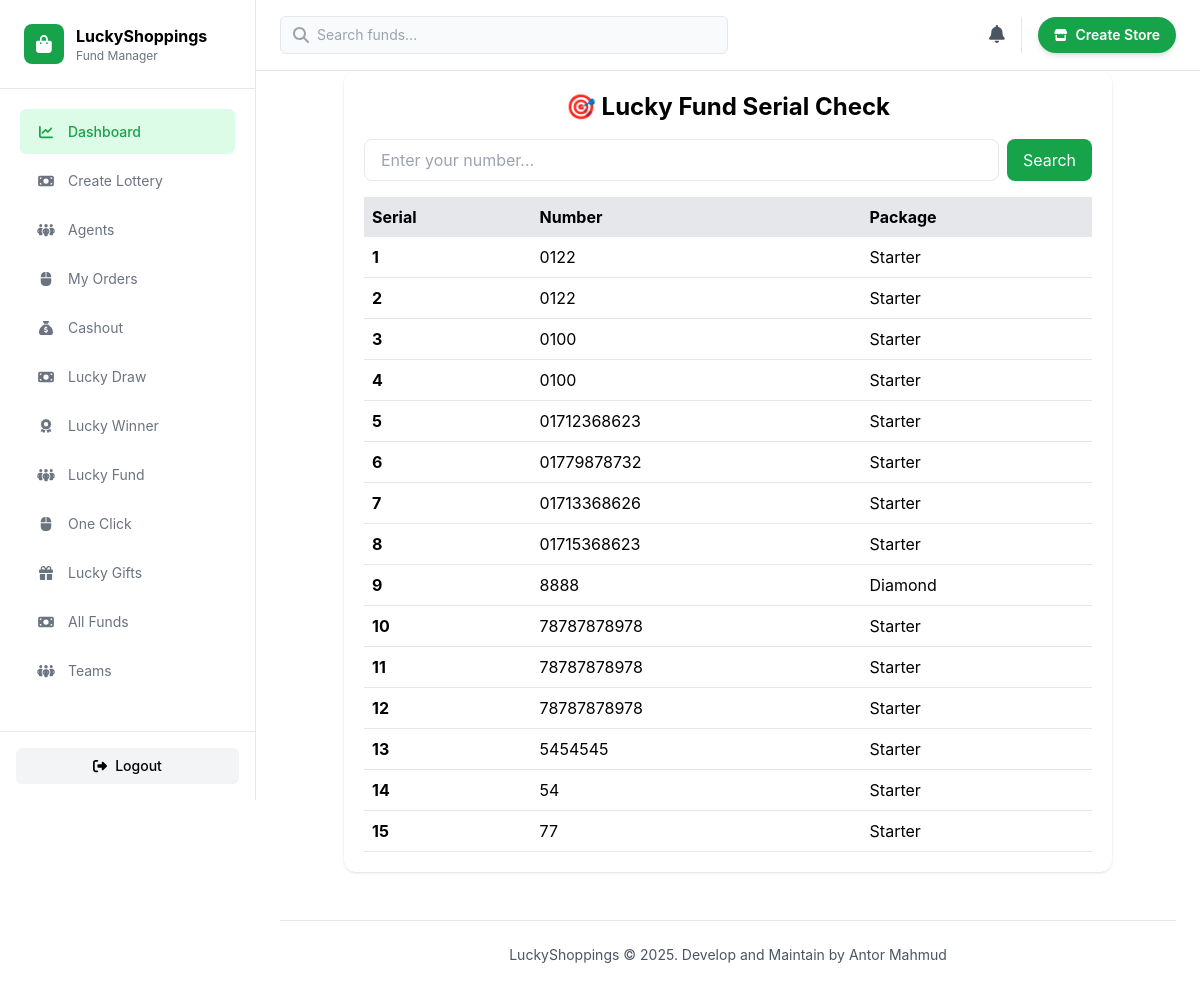
Screenshot of /lucky-fund/ with the database file from the repository.
### base/models.py (models this page shows, shortened)
class BaseModel(models.Model):
    created_at = models.DateTimeField(auto_now_add=True)
    updated_at = models.DateTimeField(auto_now=True)
    is_active = models.BooleanField(default=True)
    class Meta:
        abstract = True
        ordering = ['-created_at']

class LuckyFund(BaseModel):
    number = models.CharField(max_length=20)
    agent = models.ForeignKey(Profile, on_delete=models.CASCADE, related_name='fund_agent', null=True, blank=True)
    profile = models.ForeignKey(Profile, on_delete=models.CASCADE, related_name='lucky_funding')
    package = models.ForeignKey(LuckyPackage, on_delete=models.CASCADE,
    related_name='pack',
    null=True,
    blank=True
    )
    balance = models.IntegerField(default=00)
    is_rewarded = models.BooleanField(default=False)

class LuckyPackage(BaseModel):
    name = models.CharField(max_length=50)
    price = models.IntegerField(default=0)
    reward = models.IntegerField(default=0)

### base/views.py (the view)
# urls.py: path('lucky-fund/', luckyfund_list, name='luckyfund_list'),
def luckyfund_list(request):
    query = request.GET.get('q', '').strip()
    full_ids = list(
        LuckyFund.objects
        .filter(is_rewarded=False)
        .order_by('created_at')
        .values_list('id', flat=True)
    )
    funds = LuckyFund.objects.filter(is_rewarded=False).order_by('created_at')
    if query:
        funds = funds.filter(number__icontains=query)
    result = []
    for fund in funds:
        fund.serial = full_ids.index(fund.id) + 1
        result.append(fund)
    return render(request, 'list.html', {
        'funds': result,
        'query': query,
    })

### templates/list.html
{% extends 'index.html' %}
{% block body %}
<div class="max-w-3xl mx-auto bg-white rounded-xl shadow p-5">
    <h1 class="text-2xl font-bold text-center mb-4">🎯 Lucky Fund Serial Check</h1>
    <form method="get" class="flex gap-2 mb-4">
        <input
            type="text"
            name="q"
            value="{{ query }}"
            placeholder="Enter your number..."
            class="flex-1 px-4 py-2 border rounded-lg focus:outline-none focus:ring"
        >
        <button
            class="bg-green-600 text-white px-4 py-2 rounded-lg hover:bg-green-700"
        >Search</button>
    </form>
    <div class="overflow-x-auto">
        <table class="w-full border-collapse">
            <thead>
                <tr class="bg-gray-200 text-left">
                    <th class="p-2">Serial</th>
                    <th class="p-2">Number</th>
                    <th class="p-2">Package</th>
                </tr>
            </thead>
            <tbody>
                {% for fund in funds %}
                <tr class="border-b hover:bg-gray-50">
                    <td class="p-2 font-bold">{{ fund.serial }}</td>
                    <td class="p-2">{{ fund.number }}</td>
                    <td class="p-2">{{ fund.package.name }}</td>
                </tr>
                {% empty %}
                <tr>
                    <td colspan="3" class="text-center py-4 text-gray-500">No result found</td>
                </tr>
                {% endfor %}
            </tbody>
        </table>
    </div>
</div>
{% endblock %}

### templates/index.html (style rules this page uses)
body { background: #ffffff; color: #000000; font-family: -apple-system, BlinkMacSystemFont, 'Segoe UI', 'Roboto', 'Oxygen', 'Ubuntu', 'Cantarell', sans-serif; }

### rows the page displays
LuckyFund: serial "1", number "0122", package.name "Starter"
LuckyFund: serial "2", number "0122", package.name "Starter"
LuckyFund: serial "3", number "0100", package.name "Starter"
LuckyFund: serial "4", number "0100", package.name "Starter"
LuckyFund: serial "5", number "01712368623", package.name "Starter"
LuckyFund: serial "6", number "01779878732", package.name "Starter"
LuckyFund: serial "7", number "01713368626", package.name "Starter"
LuckyFund: serial "8", number "01715368623", package.name "Starter"
LuckyFund: serial "9", number "8888", package.name "Diamond"
LuckyFund: serial "10", number "78787878978", package.name "Starter"
LuckyFund: serial "11", number "78787878978", package.name "Starter"
LuckyFund: serial "12", number "78787878978", package.name "Starter"
LuckyFund: serial "13", number "5454545", package.name "Starter"
LuckyFund: serial "14", number "54", package.name "Starter"
LuckyFund: serial "15", number "77", package.name "Starter"
